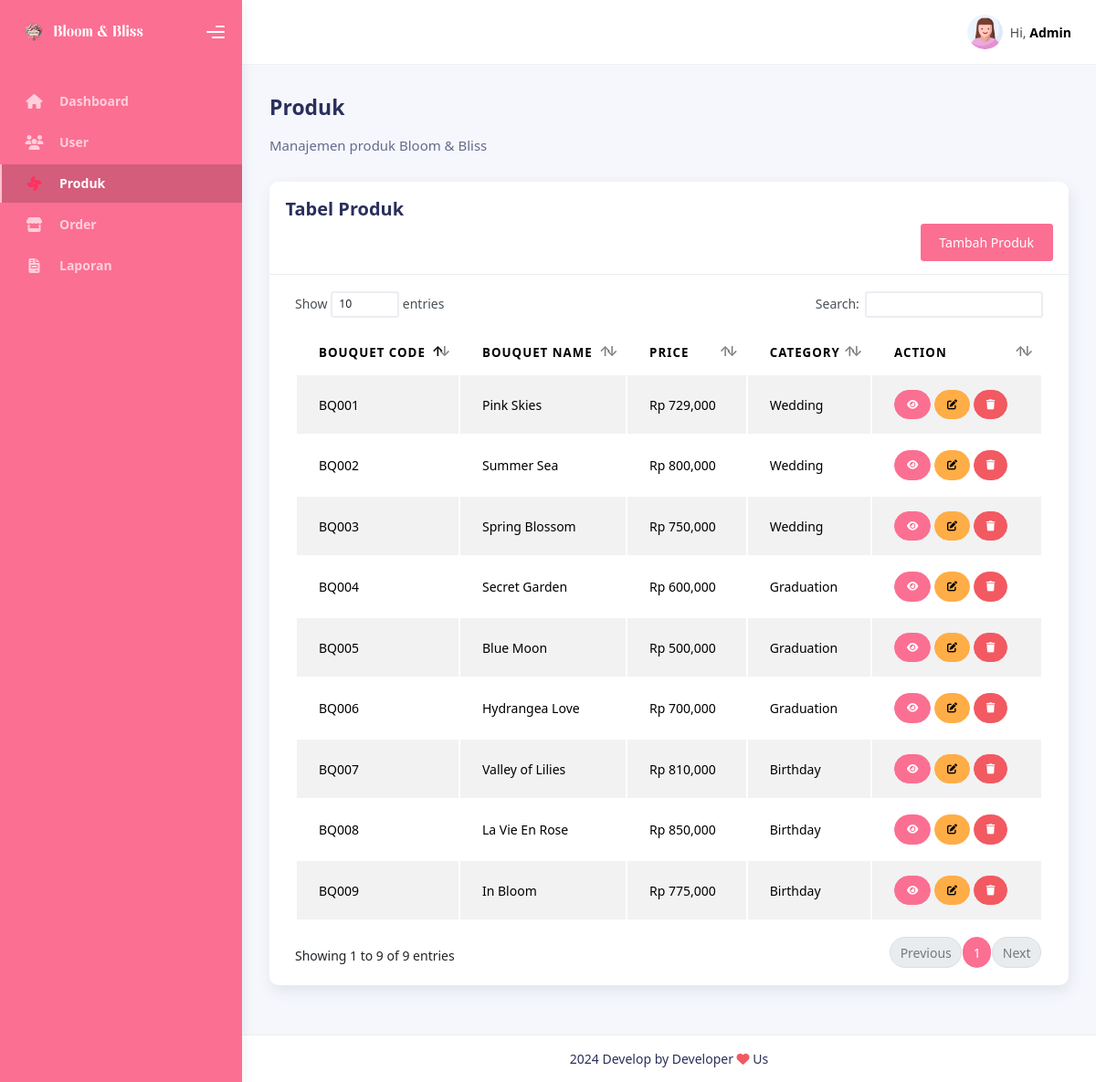
Page /admin/product.php (signed in) on the committed database.
### tables this page shows
CREATE TABLE `tb_produk` (
  `bouquet_id` int(5) NOT NULL,
  `bouquet_name` varchar(50) NOT NULL,
  `bouquet_image` varchar(256) NOT NULL,
  `bouquet_description` text NOT NULL,
  `bouquet_type` varchar(30) NOT NULL,
  `bouquet_price` int(11) NOT NULL,
  `bouquet_ratings` double NOT NULL,
  `bouquet_category` enum('Wedding','Graduation','Birthday') NOT NULL,
  `bouquet_code` varchar(10) NOT NULL
);

### admin/product.php (the view, shortened to what this page needs)
<?php include ('layout/header.php'); ?>
<div class="container">
    <div class="page-inner">
        <div class="d-flex align-items-left align-items-md-center flex-column flex-md-row pt-2 pb-4">
            <div>
                <h3 class="fw-bold mb-3">Produk</h3>
                <h6 class="op-7 mb-2">Manajemen produk Bloom & Bliss</h6>
            </div>
        </div>
        <div class="row">
            <div class="col-md-12">
                <div class="card">
                    <div class="card-header">
                        <h4 class="card-title">Tabel Produk</h4>
                        <div class="d-flex justify-content-end">
                            <a href="addProductPage.php" class="btn btn-primary">Tambah Produk</a>
                        </div>
                    </div>
                    <div class="card-body">
                        <div class="table-responsive">
                            <table id="katalog-datatables" class="display table table-striped table-hover">
                                <thead>
                                    <tr>
                                        <th>Bouquet Code</th>
                                        <th>Bouquet Name</th>
                                        <th>Price</th>
                                        <th>Category</th>
                                        <th>Action</th>
                                    </tr>
                                </thead>
                                <tbody>
                                    <?php
                                    include '../koneksi.php';
                                    $stmt = $conn->prepare('SELECT * FROM tb_produk');
                                    $stmt->execute();
                                    $result = $stmt->get_result();
                                    while ($row = $result->fetch_assoc()):
                                        ?>
                                        <tr>
                                            <td><?= $row['bouquet_code'] ?></td>
                                            <td><?= $row['bouquet_name'] ?></td>
                                            <td>Rp <?= number_format($row['bouquet_price']) ?></td>
                                            <td><?= $row['bouquet_category'] ?></td>
                                            <td>
                                                <button class="btn btn-sm btn-primary btn-round" data-bs-toggle="modal"
                                                    data-bs-target="#viewDetailProdukid<?= $row['bouquet_id'] ?>"><i
                                                        class="fas fa-eye" aria-hidden="true"></i></button>
                                                <a href="editProductPage.php?id=<?= $row['bouquet_id'] ?>"
                                                    class="btn btn-sm btn-warning btn-round"><i class="fas fa-edit"
                                                        aria-hidden="true"></i></a>
                                                <button class="btn btn-sm btn-danger btn-round delete-button"
                                                    data-id="<?php echo $row['bouquet_id']; ?>" data-type="Produk"><i
                                                        class="fa fa-trash"></i></button>
                                            </td>
                                        </tr>
                                        <?php
                                    endwhile;
                                    ?>
                                </tbody>
                            </table>
                        </div>
                    </div>
                </div>
            </div>
        </div>
    </div>
    <?php include ('layout/footer.php'); ?>

### rows in the picture
tb_produk: bouquet_code "BQ001", bouquet_name "Pink Skies", bouquet_price "729,000", bouquet_category "Wedding"
tb_produk: bouquet_code "BQ002", bouquet_name "Summer Sea", bouquet_price "800,000", bouquet_category "Wedding"
tb_produk: bouquet_code "BQ003", bouquet_name "Spring Blossom", bouquet_price "750,000", bouquet_category "Wedding"
tb_produk: bouquet_code "BQ004", bouquet_name "Secret Garden", bouquet_price "600,000", bouquet_category "Graduation"
tb_produk: bouquet_code "BQ005", bouquet_name "Blue Moon", bouquet_price "500,000", bouquet_category "Graduation"
tb_produk: bouquet_code "BQ006", bouquet_name "Hydrangea Love", bouquet_price "700,000", bouquet_category "Graduation"
tb_produk: bouquet_code "BQ007", bouquet_name "Valley of Lilies", bouquet_price "810,000", bouquet_category "Birthday"
tb_produk: bouquet_code "BQ008", bouquet_name "La Vie En Rose", bouquet_price "850,000", bouquet_category "Birthday"
tb_produk: bouquet_code "BQ009", bouquet_name "In Bloom", bouquet_price "775,000", bouquet_category "Birthday"
